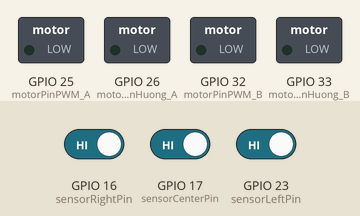
This program was run on a simulated ESP32. On the bench: switched loads named in the program (green lamp = pin HIGH). The inputs (shaded band) are chosen by the test bench; at power-on: GPIO 16 (sensorRightPin) HIGH, GPIO 23 (sensorLeftPin) HIGH, GPIO 17 (sensorCenterPin) HIGH.

Above: at 1.2 s.
1.3 s: GPIO 16 (sensorRightPin) driven LOW
At 2.5 s:
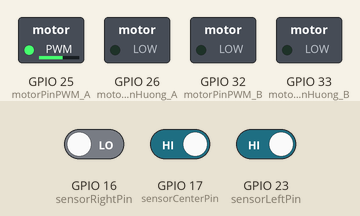
2.8 s: GPIO 23 (sensorLeftPin) driven LOW
At 3.7 s:
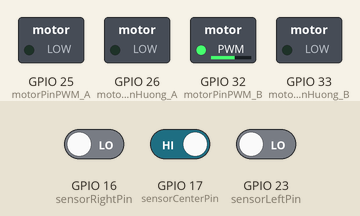
4.3 s: GPIO 16 (sensorRightPin) driven HIGH and GPIO 17 (sensorCenterPin) driven LOW and GPIO 23 (sensorLeftPin) driven HIGH
At 4.8 s:
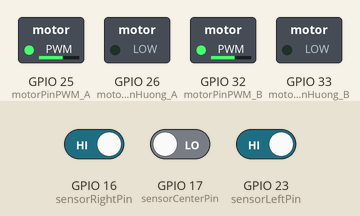
5.8 s: GPIO 17 (sensorCenterPin) driven HIGH
At 7.0 s:
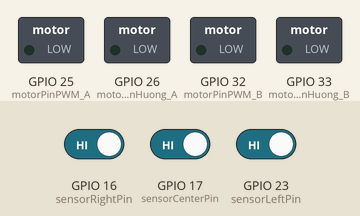
7.3 s: GPIO 17 (sensorCenterPin) driven LOW
At 8.3 s:
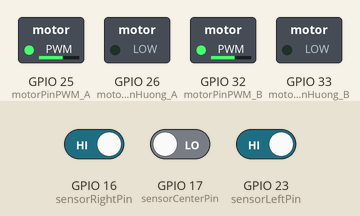
Timing chart, 0 to 9.8 s (numbered marks = the images above; inputs shaded):
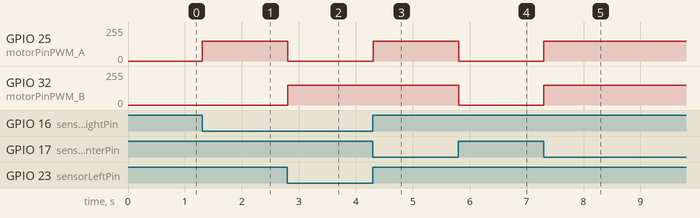

Measured:
- after the input at 1.3 s, GPIO 25 (motorPinPWM_A): 0/255 → 149/255 at once
- after the input at 2.8 s, GPIO 25 (motorPinPWM_A): 149/255 → 0/255 at once; GPIO 32 (motorPinPWM_B): 0/255 → 149/255 at once
- after the input at 4.3 s, GPIO 25 (motorPinPWM_A): 0/255 → 149/255 at once
- after the input at 5.8 s, GPIO 25 (motorPinPWM_A), GPIO 32 (motorPinPWM_B): 149/255 → 0/255 at once
- after the input at 7.3 s, GPIO 25 (motorPinPWM_A), GPIO 32 (motorPinPWM_B): 0/255 → 149/255 at once

The program:

main.cpp
```cpp
#include <Arduino.h>
#include "BanhXe.h"

const int sensorLeftPin = 23;   // Cảm biến trái
const int sensorCenterPin = 17; // Cảm biến giữa
const int sensorRightPin = 16;  // Cảm biến phải
const int motorPinPWM_A = 25;   // PWM tốc độ động cơ A
const int motorPinHuong_A = 26; // Điều khiển hướng động cơ A
const int motorPinPWM_B = 32;   // PWM tốc độ động cơ B
const int motorPinHuong_B = 33; // Điều khiển hướng động cơ B

const int tocDoChay = 150; // Tốc độ đi thẳng
const int tocDoRe = 150;   // Tốc độ rẽ

enum RobotState {
  ON_TRACK,    // Đang ở giữa vạch
  SLIGHT_LEFT,  // Lệch trái nhẹ
  SLIGHT_RIGHT, // Lệch phải nhẹ
  LOST         // Mất dấu vạch
};

BanhXe banhXeTrai(motorPinPWM_A, motorPinHuong_A, 0);
BanhXe banhXePhai(motorPinPWM_B, motorPinHuong_B, 1);

void setup() {
  Serial.begin(9600);
  pinMode(sensorLeftPin, INPUT);
  pinMode(sensorCenterPin, INPUT);
  pinMode(sensorRightPin, INPUT);
}

void loop() {
  bool sensorLeft = digitalRead(sensorLeftPin);
  bool sensorCenter = digitalRead(sensorCenterPin);
  bool sensorRight = digitalRead(sensorRightPin);

  RobotState state; // Xác định trạng thái robot dựa trên cảm biến

  if (sensorCenter == LOW && sensorLeft == HIGH && sensorRight == HIGH) {
    state = ON_TRACK; // Đang ở giữa vạch
  } else if (sensorLeft == LOW) {
    state = SLIGHT_LEFT; // Lệch trái
  } else if (sensorRight == LOW) {
    state = SLIGHT_RIGHT; // Lệch phải
  } else {
    state = LOST; // Mất dấu vạch
  }

  switch (state) { // Hành động dựa trên trạng thái
    case ON_TRACK:
      banhXeTrai.tienThang(tocDoChay); // Tiến thẳng với tốc độ tối đa
      banhXePhai.tienThang(tocDoChay);
      break;

    case SLIGHT_LEFT:
      banhXeTrai.tienThang(0); // Rẽ trái nhẹ
      banhXePhai.tienThang(tocDoRe);
      break;

    case SLIGHT_RIGHT:
      banhXeTrai.tienThang(tocDoRe); // Rẽ phải nhẹ
      banhXePhai.tienThang(0);
      break;

    case LOST:
      banhXeTrai.dungLai(); // Dừng lại ngay lập tức
      banhXePhai.dungLai();
      break;
  }

  delay(10); // Thời gian phản hồi nhanh, có thể điều chỉnh nếu cần thiết
}
```

BanhXe.h
```cpp
class BanhXe
{
private:
    int chanPwm;    // Chân cắm PWM để điều khiển tốc độ
    int chanPhu;    // Chân cắm phụ để điều khiển hướng quay (ví dụ: tiến/lùi)
    int pwmChannel; // Kênh PWM để điều khiển tốc độ
public:
    BanhXe(int pwm, int phu, int channel);
    void quay(int tocDo);

    void tienThang(int tocDo);
    void dungLai();
};
```

BanhXe.cpp
```cpp
#include "BanhXe.h"
#include <Arduino.h>

BanhXe::BanhXe(int pwm, int phu, int channel)
{
    chanPwm = pwm;
    chanPhu = phu;
    pwmChannel = channel;
    ledcSetup(pwmChannel, 5000, 8);     // Cài đặt kênh PWM với tần số 5kHz và độ phân giải 8 bit
    ledcAttachPin(chanPwm, pwmChannel); // Gắn chân PWM vào kênh PWM đã thiết lập
    pinMode(chanPhu, OUTPUT);           // Đặt chân phụ làm OUTPUT
}
void BanhXe::quay(int tocDo)
{
    if (tocDo > 0)
    {
        digitalWrite(chanPhu, LOW);
        ledcWrite(pwmChannel, tocDo); // tocDo dương,sử dụng giá trị trực tiếp để điều khiển tốc độ
    }
    else if (tocDo < 0)
    {
        digitalWrite(chanPhu, HIGH);
        ledcWrite(pwmChannel, 255 + tocDo); // tocDo âm, nên cộng với 255 để có giá trị PWM phù hợp
    }
    else
    {
        digitalWrite(chanPhu, LOW);
        ledcWrite(pwmChannel, 0); // Dừng động cơ khi tocDo bằng 0
    }
}
void BanhXe::tienThang(int tocDo)
{
    quay(tocDo);
}

void BanhXe::dungLai()
{
    quay(0);
}
```
